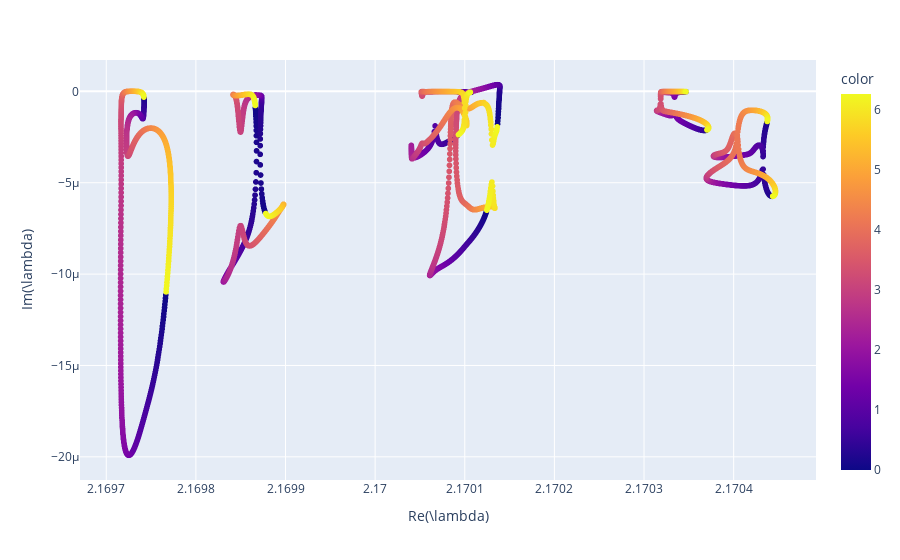

Source (notebook cell):
### Markdown cell above
### searchep tests.py

### Code cell
import searchep as sep
import os
import plotly.express as px
import numpy as np


DIRECTORY = os.getcwd()
INITIAL_DATASET = "Punkt23_initial_dataset_biggest_radius.csv"
EXTRA_TRAININGS_STEP = False
POINT = "Punkt23"
NEW_CALCULATIONS = False
EPS = 1.e-15
EPS_DIFF = 1.e-8  # default
KAPPA_SPACE_FILENAME = "_kappa_space_test_biggest_radius2.html"
DATFILE_KAPPA_EV_TS_NAME = "_data_test_biggest_radius2.csv"
KERNEL_EVS_PICKLE = "_kernel_evs_biggest_radius.pkl"
NEW_INITIAL_DATASET = "Punkt23_new_initial_dataset.csv"


def training_loop():
    training_data = sep.data.Data(INITIAL_DATASET, DIRECTORY, output_name=101)
    sep.training.train(training_data, new_calculations=NEW_CALCULATIONS, plotname="biggest_radius_")
    sep.eval.kappa_space_training_plotly("{}{}".format(POINT, KAPPA_SPACE_FILENAME), training_data)
    sep.eval.data_kappa_ev_ts_file("{}{}".format(POINT, DATFILE_KAPPA_EV_TS_NAME), training_data)
    sep.eval.save_kernel_evs("{}{}".format(POINT, KERNEL_EVS_PICKLE), training_data)


def training_loop_less_data_points():
    training_data = sep.data.Data(INITIAL_DATASET, DIRECTORY, output_name=201)
    training_data.ev = training_data.ev[::4]
    training_data.kappa = training_data.kappa[::4]
    training_data.kappa_scaled = training_data.kappa_scaled[::4]
    training_data.phi = training_data.phi[::4]
    training_data.training_steps_color = training_data.training_steps_color[::4]
    sep.training.train(training_data, new_calculations=NEW_CALCULATIONS, plotname="less_data_points")
    sep.eval.kappa_space_training_plotly("{}{}".format(POINT, KAPPA_SPACE_FILENAME), training_data)
    sep.eval.data_kappa_ev_ts_file("{}{}".format(POINT, DATFILE_KAPPA_EV_TS_NAME), training_data)
    sep.eval.save_kernel_evs("{}{}".format(POINT, KERNEL_EVS_PICKLE), training_data)
    
    
def initial_training_set():
    init_data = sep.data.Data("output_001_1.dat",
                              directory=DIRECTORY, evs_ep=False)
    init_data.ev = sep.data.get_permutations(init_data.vec)
    #init_data.ev = init_data.ev[:, [0, 1]]  # 0 and 1 are the columns of the array and belong to the first permutation. Change numbers to investigate the respective permutation.
    phi_all = np.sort(np.array([init_data.phi.copy() for _ in range(np.shape(init_data.ev)[1])]).ravel())
    fig_all = px.scatter(x=init_data.ev.ravel().real, y=init_data.ev.ravel().imag, color=phi_all,
                         labels=dict(x="Re(\\lambda)", y="Im(\\lambda)"))
    fig_all.show()
    #sep.eval.write_new_dataset(NEW_INITIAL_DATASET, init_data)  # After selecting a permutation this command can be used to save the data to a csv file.


if __name__ == "__main__":
    #training_loop()
    #training_loop_less_data_points()
    initial_training_set()

### Figure 1 — Plotly figure (JSON) as saved in the notebook; plotly's stock layout.template omitted (floating-point values rounded to 4 significant figures; data arrays with more than 128 entries replaced by an {"elided": "..."} marker saying what was removed)
{"data": [{"hovertemplate": "Re(\\lambda)=%{x}<br>Im(\\lambda)=%{y}<br>color=%{marker.color}<extra></extra>", "legendgroup": "", "marker": {"color": {"elided": "4800 float values"}, "coloraxis": "coloraxis", "symbol": "circle"}, "mode": "markers", "name": "", "showlegend": false, "type": "scattergl", "x": {"elided": "4800 float values"}, "xaxis": "x", "y": {"elided": "4800 float values"}, "yaxis": "y"}], "layout": {"coloraxis": {"colorbar": {"title": {"text": "color"}}, "colorscale": [[0, "#0d0887"], [0.1111, "#46039f"], [0.2222, "#7201a8"], [0.3333, "#9c179e"], [0.4444, "#bd3786"], [0.5556, "#d8576b"], [0.6667, "#ed7953"], [0.7778, "#fb9f3a"], [0.8889, "#fdca26"], [1, "#f0f921"]]}, "legend": {"tracegroupgap": 0}, "margin": {"t": 60}, "xaxis": {"anchor": "y", "domain": [0, 1], "title": {"text": "Re(\\lambda)"}}, "yaxis": {"anchor": "x", "domain": [0, 1], "title": {"text": "Im(\\lambda)"}}}}
